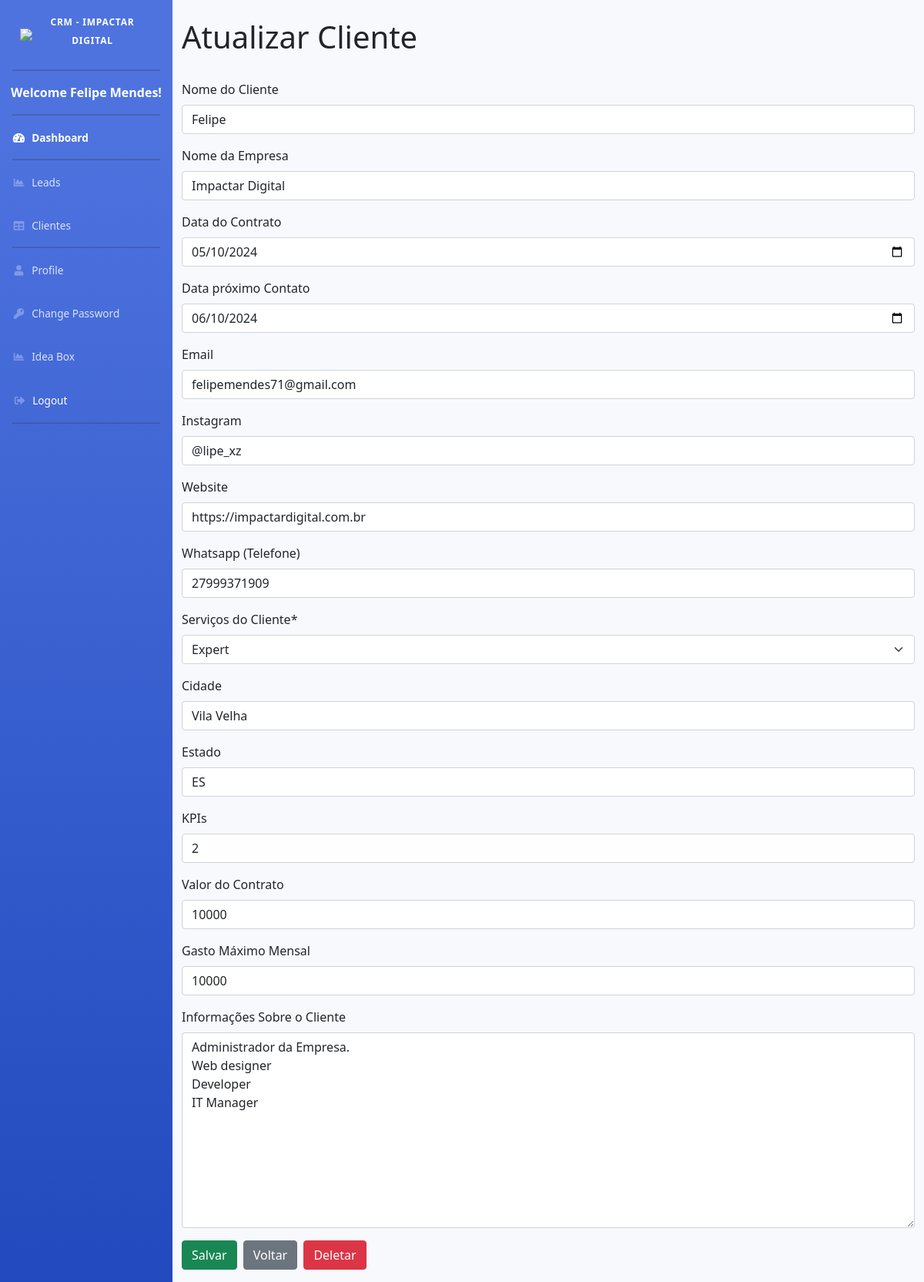
The page /update_client/1/ (signed in) on the database its author committed.
### apps/clients/models.py (models this page shows, shortened)
class Client(models.Model):
    created_at = models.DateField(auto_now_add=True, verbose_name=_("Dia que a Lead Chegou"))
    client_name = models.CharField(max_length=255, verbose_name=_("Nome do Cliente"), blank=True)
    company_name = models.CharField(max_length=255, verbose_name=_("Nome da Empresa"), blank=True)
    contract_date = models.DateField(verbose_name=_("Data do Contrato"),null=True, blank=True)
    next_contact_date = models.DateField(verbose_name=_("Data próximo Contato"),null=True, blank=True)
    email = models.EmailField(max_length=255, unique=False, verbose_name=_("Email"), blank=True)
    instagram = models.CharField(max_length=50, blank=True, null=True, verbose_name=_("Instagram"))
    website = models.URLField(blank=True, null=True, verbose_name=_("Website"))
    whatsapp = models.CharField(max_length=20, verbose_name=_("Whatsapp (Telefone)"), blank=True)
    service_type = models.ForeignKey(ServiceType, on_delete=models.SET_NULL, null=True, verbose_name=_("Serviços do Cliente"))
    city = models.CharField(max_length=50, verbose_name=_("Cidade"), blank=True)
    state = models.CharField(max_length=2, verbose_name=_("Estado"), blank=True)
    client_kpis = models.CharField(max_length=50, verbose_name=_("KPIs"), blank=True)
    client_income = models.CharField(max_length=50, verbose_name=_("Valor do Contrato"), blank=True)
    client_budget = models.CharField(max_length=50, verbose_name=_("Gasto Máximo Mensal"), blank=True)
    client_info = models.TextField(max_length=2500, blank=True, verbose_name=_("Informações Sobre o Cliente"))

### apps/clients/views.py (the view, shortened to what this page needs)
# urls.py: path('update_client/<int:pk>/', ClientUpdateView.as_view(), name='update_client'),
class ClientUpdateView(LoginRequiredMixin, UpdateView):
    model = Client
    form_class = ClientForm
    template_name = 'clients/update_client.html'
    success_url = reverse_lazy('clients')
    def get_form(self, form_class=None):
        form = super().get_form(form_class)  # get the form
        if 'contract_date' in form.fields:
            form.fields['contract_date'].widget = DateInput(attrs={'type': 'date', 'class': 'datepicker'})
        if 'next_contact_date' in form.fields:
            form.fields['next_contact_date'].widget = DateInput(attrs={'type': 'date', 'class': 'datepicker'})
        return form

### apps/clients/forms.py
class ClientForm(forms.ModelForm):
    class Meta:
        model = Client
        fields = '__all__'  # Utilizar todos os campos
    def __init__(self, *args, **kwargs):
        super(ClientForm, self).__init__(*args, **kwargs)
        readonly_fields = ['created_at', 'id']  # Adicione mais campos conforme necessário
        for field_name in readonly_fields:
            if field_name in self.fields:
                self.fields[field_name].disabled = True  # Desativa o campo, mantendo-o visível mas não editável

### apps/clients/models.py (called while the page is built)
    def __str__(self):
        return self.name

### templates/clients/update_client.html (shortened to what this page needs)
{% extends 'base.html' %}
{% load static %}
{% load lead_extras %}
{% load crispy_forms_tags %}
{% block content %}
<div class="container mt-4">
    <h1>Atualizar Cliente</h1><br>
    <form method="post" class="mb-3">
        {{ form|crispy }}
        <div class="form-group">
            <button type="submit" name="save" class="btn btn-success mr-1">Salvar</button>
            <a href="{% url 'clients' %}" class="btn btn-secondary mr-1">Voltar</a>
            <button id="deleteBtn" type="button" class="btn btn-danger">Deletar</button>
        </div>
    </form>
</div>
{% endblock %}

### templates/base.html (shortened to what this page needs)
{% load static %}
{% load crispy_forms_tags %}
<!DOCTYPE html>
<html lang="en">
<head>
  <link rel="stylesheet" href="https://cdn.datatables.net/1.10.20/css/jquery.dataTables.min.css">
  <link rel="stylesheet" href="https://code.jquery.com/ui/1.12.1/themes/base/jquery-ui.css">
  <link href="https://stackpath.bootstrapcdn.com/bootstrap/5.1.0/css/bootstrap.min.css" rel="stylesheet">
  <link href="https://cdnjs.cloudflare.com/ajax/libs/font-awesome/5.11.2/css/all.min.css" rel="stylesheet" type="text/css">
  <link href="https://cdnjs.cloudflare.com/ajax/libs/bootstrap-icons/1.7.2/font/bootstrap-icons.min.css" rel="stylesheet">
  <link href="{% static 'css/sb-admin-2.min.css' %}" rel="stylesheet">
  <link rel="stylesheet" href="https://stackpath.bootstrapcdn.com/bootstrap/5.1.0/css/bootstrap.min.css">
  <link rel="stylesheet" href="{% static 'date-time-phone/jquery-ui.css' %}">
  <link rel='stylesheet' href="{% static 'date-time-phone/jquery-ui-timepicker-addon.css' %}" />
</head>
<body id="page-top">
  <div id="wrapper">
    <ul class="navbar-nav bg-gradient-primary sidebar sidebar-dark accordion" id="accordionSidebar">
      <a class="sidebar-brand d-flex align-items-center justify-content-center" style="margin: 10px;" href="https://impactardigital.com.br/" target="_blank">
        <div class="sidebar-brand-icon">
          <img src="{% static 'img/LOGO_ID.png' %}" class="sidebar-logo">
        </div>
          <div class="sidebar-brand-text mx-3"> <sup>CRM - Impactar Digital</sup></div>
      </a>
      <hr class="sidebar-divider">
      <p class="text-center text-white font-weight-bold">Welcome {{user.first_name}} {{user.last_name}}!</p>
      <hr class="sidebar-divider my-0">
      <li class="nav-item active">
        <a class="nav-link" href="{% url 'dashboard' %}">
          <i class="fas fa-fw fa-tachometer-alt"></i>
          <span>Dashboard</span></a>
      </li>
      <hr class="sidebar-divider my-0">
      <li class="nav-item">
        <a class="nav-link" href="{% url 'leads' %}">
          <i class="fas fa-fw fa-chart-area"></i>
          <span>Leads</span></a>
      </li>
      <li class="nav-item">
        <a class="nav-link" href="{% url 'clients' %}">
          <i class="fas fa-fw fa-table"></i>
          <span>Clientes</span></a>
      </li>
      <hr class="sidebar-divider my-0">
      <li class="nav-item">
        <a class="nav-link" href="{% url 'profile' %}">
          <i class="fas fa-fw fa-user"></i>
          <span>Profile</span></a>
      </li>
      <li class="nav-item">
        <a class="nav-link" href="{% url 'change-password' %}">
          <i class="fas fa-fw fa-key"></i>
          <span>Change Password</span></a>
      </li>
      <li class="nav-item">
        <a class="nav-link" href="{% url 'suggestions_list' %}">
          <i class="fas fa-fw fa-chart-area"></i>
          <span>Idea Box</span></a>
      </li>
      <li class="nav-item">
        <form action="{% url 'logout' %}" method="post">
          <button type="submit" class="btn btn-link nav-link" style="color: white; text-decoration: none;">
            <i class="fas fa-fw fa-sign-out-alt"></i>
            <span>Logout</span>
          </button>
        </form>
      </li>
      <hr class="sidebar-divider d-none d-md-block">
    </ul>
    <div id="content-wrapper" class="d-flex flex-column">
      <div id="content">
        {% block content %}
        {% endblock content %}
      </div>
    </div>
  </div>
  {% block extra_css %}
  <link rel="stylesheet" type="text/css" href="{% static 'css/custom.css' %}">
  {% endblock extra_css %}
</body>
</html>

### static/css/custom.css (style rules this page uses)
.sidebar-logo { width: 100%; max-width: 100px; height: auto; transform: rotate(0deg); display: block; margin: 0 auto; }

### rows shown on the page
Client: client_name "Felipe", company_name "Impactar Digital", contract_date "05/10/2024", next_contact_date "06/10/2024", email "felipemendes71@gmail.com", instagram "@lipe_xz", website "https://impactardigital.com.br", whatsapp "27999371909", service_type "Expert", city "Vila Velha", state "ES", client_kpis "2", client_income "10000", client_budget "10000", client_info "Administrador da Empresa. Web designer Developer IT Manager"

### other values the page prints
{{ user.first_name }} "Felipe"
{{ user.last_name }} "Mendes"
